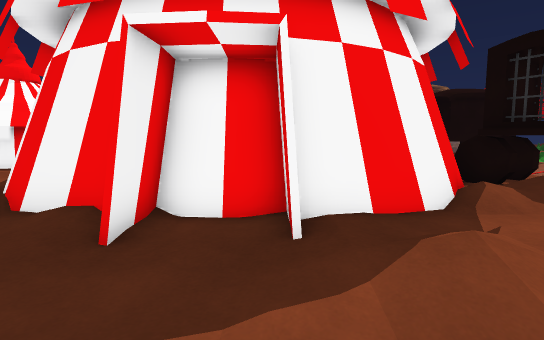
[1] (above)

22 first-person views from a walk through a Unity game level. The camera is 1.3 m above the floor, tilts 6° down and sees 80° across. The floor is counted in squares, 1 m on a side. Each view is taken from the middle of a square. On the plan, view 1 faces up. The plan holds only what a view shows up to about 14 squares ahead; the rest is blank. The place goes on beyond the plan. Door leaves are left out, so doorways stand open. Some surface patterns are stand-ins.

[2]
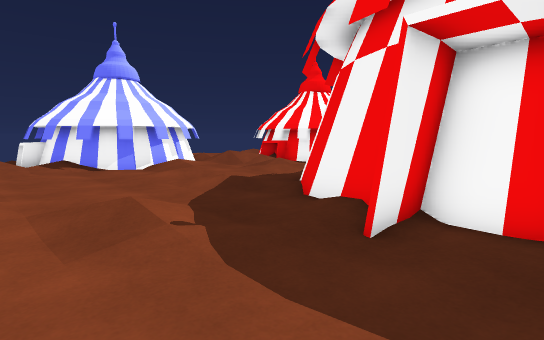

[3]
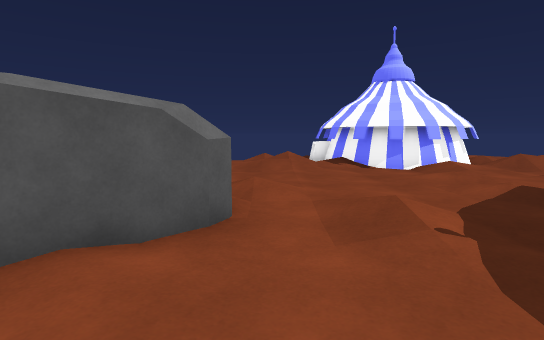

[4]
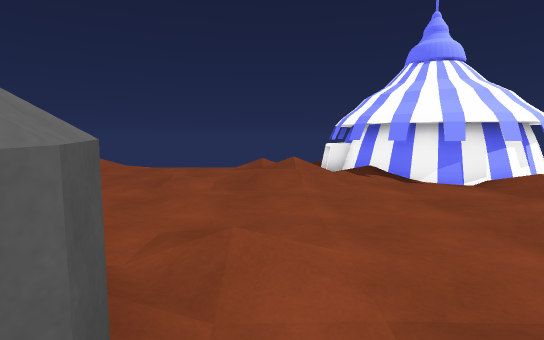

[5]
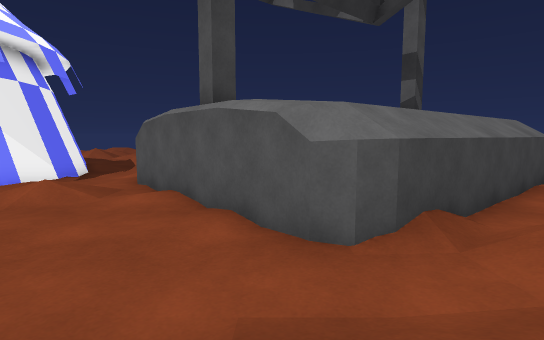

[6]
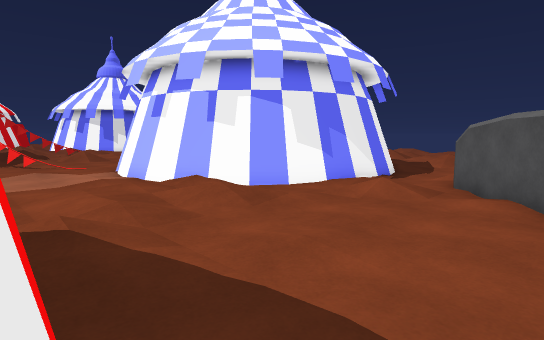

[7]
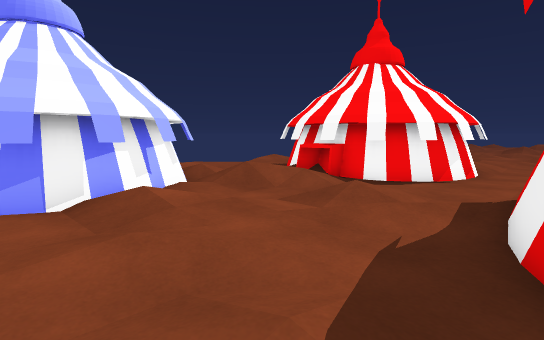

[8]
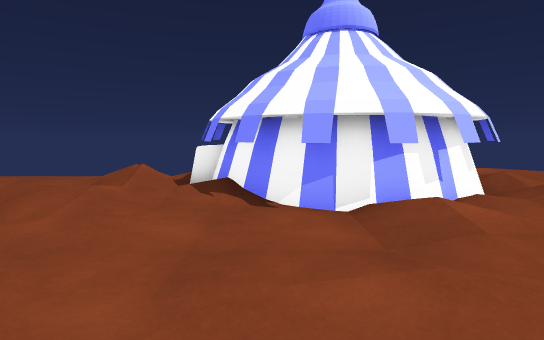

[9]
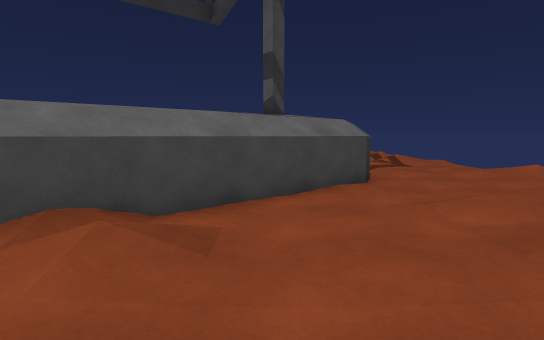

[10]
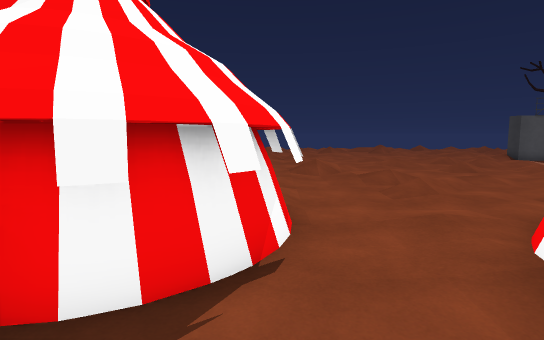

[11]
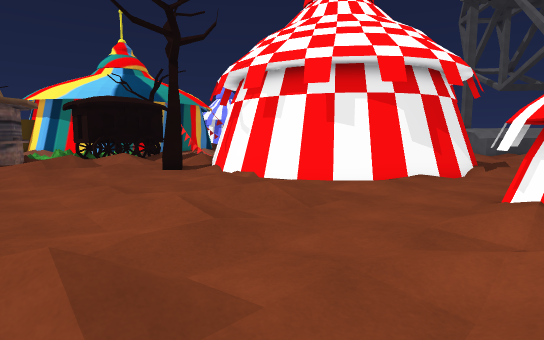

[12]
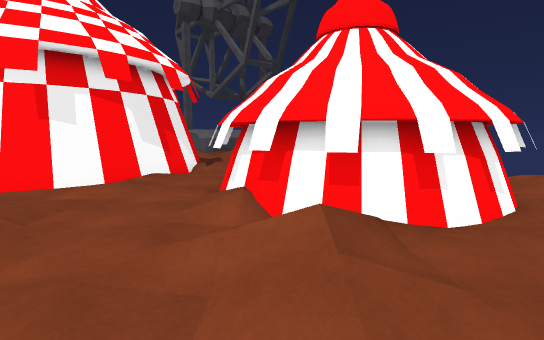

[13]
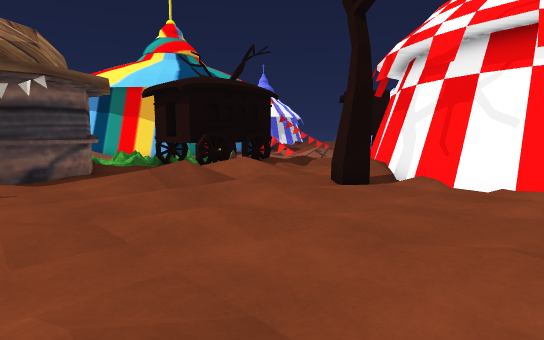

[14]
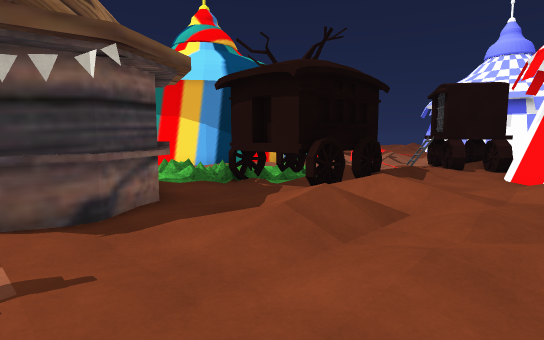

[15]
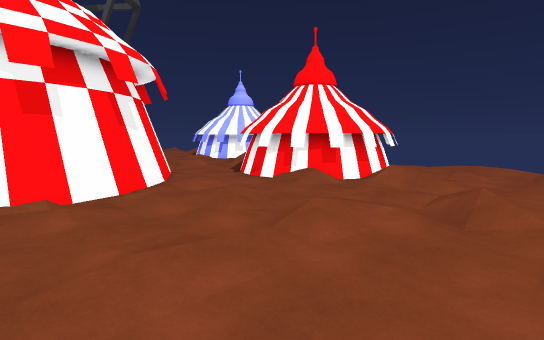

[16]
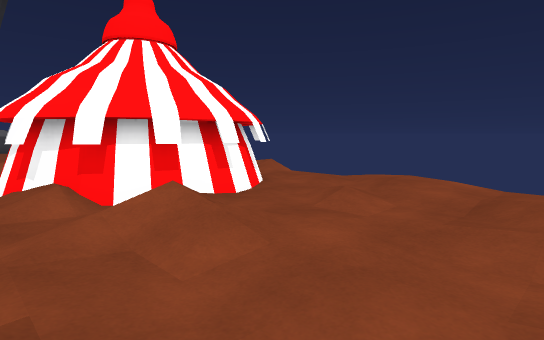

[17]
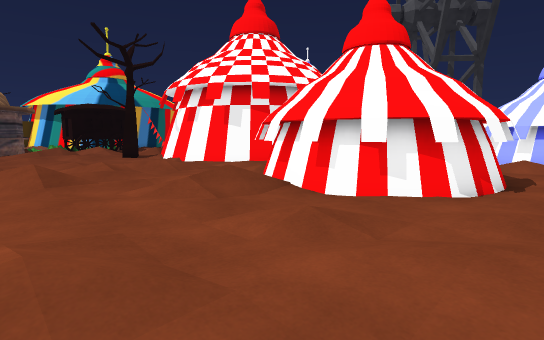

[18]
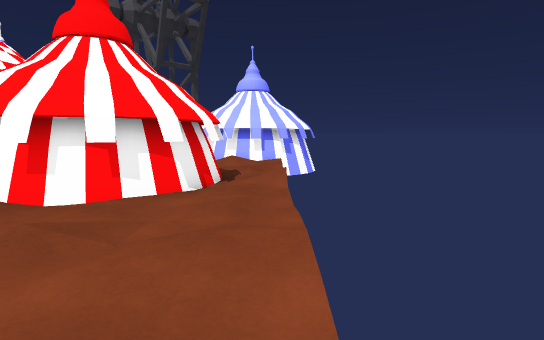

[19]
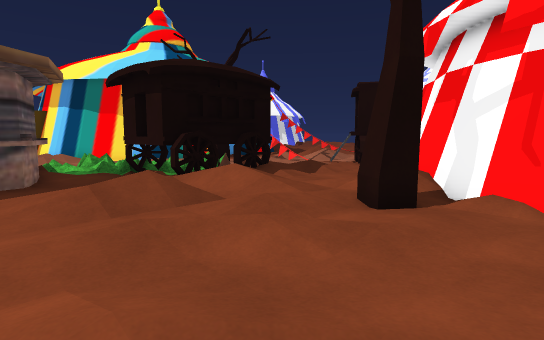

[20]
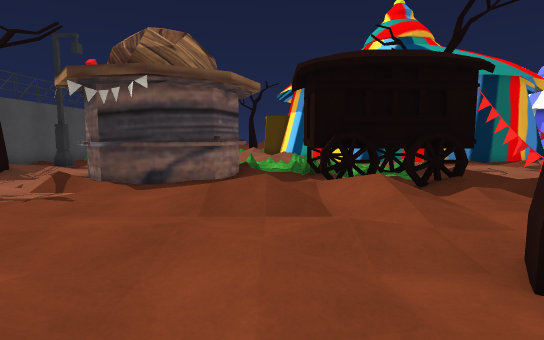

[21]
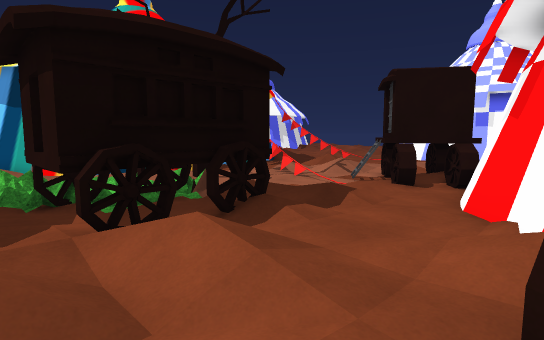

[22]
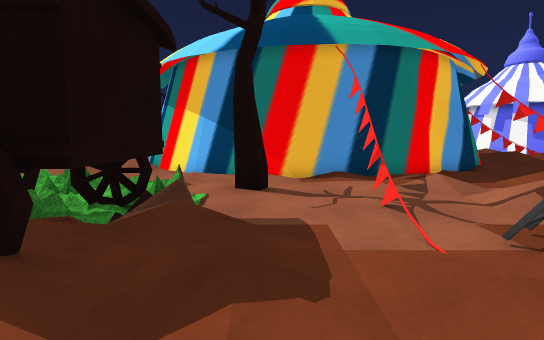

### Floor plan
Key: @ floor where view 1 was taken; # wall or solid block; x gap in a wall; . main floor; : floor 0.25 m higher than the main floor; / step, stairs or slope; = window, fence, low wall or low ledge; ^ raised ledge; T tent; W wheel; R tree; B building; O other object.
Columns run from 18 left of view 1 to 21 right of it. Each row starts with its distance up from view 1.
 25  . .//... . /.... /../ .../B#
 24  ..//.....///....//../.....##
 23  .........///......./......##
 22  ::./..//...://....//...//.B##
 21  :/./..///..///::/.../:.//..BBBB  ./
 20  ......///...///.....:/.//:.....////
 19  ...TTTTT....//.....:././/####..==..//
 18  ..TTTTTT/.../.......R.///W ^O:.=:../###
 17  .TTTTTTTT..........RR.// #  #. /...##
 16  /.TTTTTTT.....######///./W  W//=..##
 15  /TT TTTTT..:###   ###/../#^^#=....#
 14  /.TTTTTTT../#       ##...///..R..##
 13  //.TTTTT...##        #..///...R..#
 12  :.. TTT....#         ##..........#
 11  :..  //...=#          #.W://=#x#/#
 10  ://///.///=#          #.W#=......#
  9   TTT/..////#          #W###...///#
  8    TTT./.:/.#          ### O.///  ##
  7    TTT/::...##       ##:/OO    ....#
  6   TTTTT/.:.:.###    ##//       //...#
  5   TTTTT.:/./..#######...         ...##
  4   TTTT.........:#.#:/..             /#
  3 TTTTT/.............//..........    #.
  2  TTT:./......///...../::........
  1  .////:....../.........:........
  0  / /.//...//......@..//........
 -1  /.../....//^^#.....//./#####
 -2  ..../.....^^^^.......###
 -3  ..../....^^^^^#.../..#
 -4  ........^^^^^ ##.//.##
 -5  ......^^^^^    ^^..:#
 -6  .....#^^^^      ^#..#
 -7  /.... ^^         x..#

Positions as (right, up) in squares from view 1, and headings:
1: (0, 0), facing up
2: (0, 0), facing up-left
3: (0, 0), facing left
4: (-4, 0), facing left
5: (-4, 3), facing down
6: (-3, 4), facing down-right
7: (-6, 4), facing up-left
8: (-7, 4), facing left
9: (-9, 3), facing down
10: (-9, 10), facing up
11: (-10, 24), facing down-right
12: (-10, 24), facing down
13: (-2, 25), facing down-right
14: (3, 25), facing down-right
15: (0, 25), facing down-left
16: (-8, 25), facing down-left
17: (-17, 25), facing down-right
18: (-17, 25), facing down
19: (0, 23), facing down-right
20: (0, 20), facing right
21: (3, 20), facing down-right
22: (5, 13), facing right
